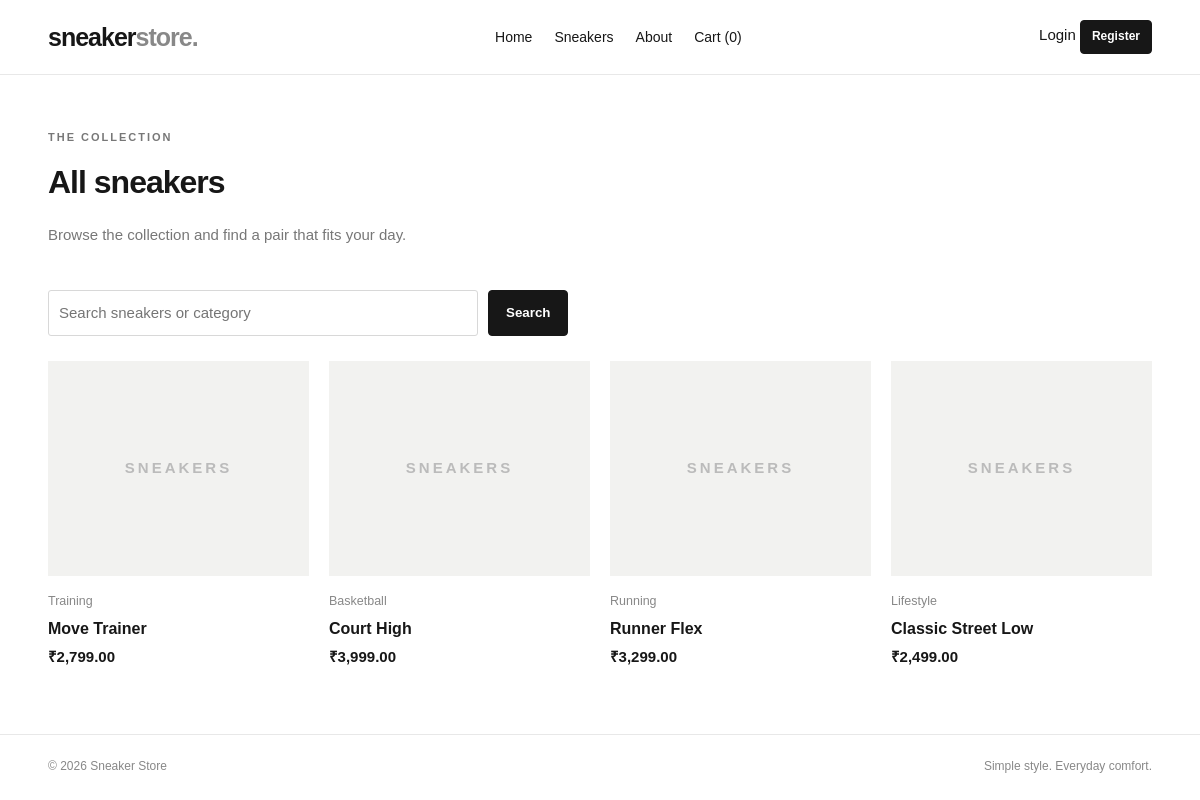
/products.php, run on the app's committed database.
### tables this page shows
CREATE TABLE products(id INT AUTO_INCREMENT PRIMARY KEY,category_id INT NULL,name VARCHAR(150) NOT NULL,description TEXT,price DECIMAL(10,2) NOT NULL,image VARCHAR(255) DEFAULT NULL,stock INT NOT NULL DEFAULT 0,created_at TIMESTAMP DEFAULT CURRENT_TIMESTAMP,FOREIGN KEY(category_id) REFERENCES categories(id) ON DELETE SET NULL);

CREATE TABLE categories(id INT AUTO_INCREMENT PRIMARY KEY,name VARCHAR(80) NOT NULL UNIQUE);

### includes/functions.php (called while the page is built, shortened)
<?php
function e($v):string{return htmlspecialchars((string)($v??''),ENT_QUOTES,'UTF-8');}
function url(string $p=''):string{return BASE_URL.($p?'/'.ltrim($p,'/'):'');}
function product_image(?string $p):string{return $p&&is_file(__DIR__.'/../'.$p)?url($p):'';}

### products.php (the view, shortened to what this page needs)
<?php require_once __DIR__ . '/includes/functions.php';
$q = trim($_GET['q'] ?? '');
$sql = 'SELECT p.*,c.name category_name FROM products p LEFT JOIN categories c ON c.id=p.category_id';
$args = [];
$sql .= ' ORDER BY p.id DESC';
$s = $pdo->prepare($sql);
$s->execute($args);
$products = $s->fetchAll();
require 'includes/header.php';
require 'includes/navbar.php'; ?>
<section class="page-title">
    <p class="eyebrow">THE COLLECTION</p>
    <h1>All sneakers</h1>
    <p>Browse the collection and find a pair that fits your day.</p>
</section>
<form class="search" method="GET"><input name="q" value="<?= e($q) ?>" placeholder="Search sneakers or category"><button
        class="btn">Search</button></form>
<?php if (!$products): ?>
    <div class="empty">No sneakers found.</div><?php else: ?>
    <div class="grid"><?php foreach ($products as $p): ?>
            <article class="card"><a class="product-img"
                    href="<?= url('product_details.php?id=' . (int) $p['id']) ?>"><?php if ($img = product_image($p['image'])): ?><img
                            src="<?= e($img) ?>"
                            alt="<?= e($p['name']) ?>"><?php else: ?><b>SNEAKERS</b><?php endif; ?></a><small><?= e($p['category_name'] ?? 'Sneakers') ?></small>
                <h3><a href="<?= url('product_details.php?id=' . (int) $p['id']) ?>"><?= e($p['name']) ?></a></h3>
                <strong>₹<?= number_format($p['price'], 2) ?></strong>
            </article><?php endforeach; ?>
    </div><?php endif; ?>
<?php require 'includes/footer.php'; ?>

### assets/css/style.css (style rules this page uses)
* { box-sizing: border-box }
body { margin: 0; color: #171717; background: #fff; font: 15px/1.6 Arial, sans-serif }
a { color: inherit; text-decoration: none }
.btn { display: inline-block; background: #171717; color: white; border: 1px solid #171717; padding: 10px 17px; border-radius: 4px; font-weight: 700; cursor: pointer }
.eyebrow { font-size: 11px; letter-spacing: 2px; font-weight: bold; color: #777; margin: 0 0 10px }
.section-head h2, .page-title h1 { margin: 0; font-size: 32px; letter-spacing: -1px }
.grid { display: grid; grid-template-columns: repeat(4, 1fr); gap: 20px }
.card { min-width: 0 }
.product-img { height: 215px; background: #f2f2f0; display: flex; align-items: center; justify-content: center; overflow: hidden; margin-bottom: 12px; color: #bbb; letter-spacing: 3px }
.card small { color: #888 }
.card h3 { font-size: 16px; margin: 4px 0 }
.page-title { padding: 22px 0 28px }
.page-title p:last-child { color: #777 }
.search { display: flex; gap: 10px; margin-bottom: 25px }
.search input { width: min(430px, 75%) }
input, select, textarea { font: inherit; padding: 10px; border: 1px solid #d8d8d8; border-radius: 3px; background: white }

### data on the page
products: shows "SNEAKERS", category.name "Training", name "Move Trainer", price "2,799.00"
products: shows "SNEAKERS", category.name "Basketball", name "Court High", price "3,999.00"
products: shows "SNEAKERS", category.name "Running", name "Runner Flex", price "3,299.00"
products: shows "SNEAKERS", category.name "Lifestyle", name "Classic Street Low", price "2,499.00"

### other printed values
cart_count() "0"
